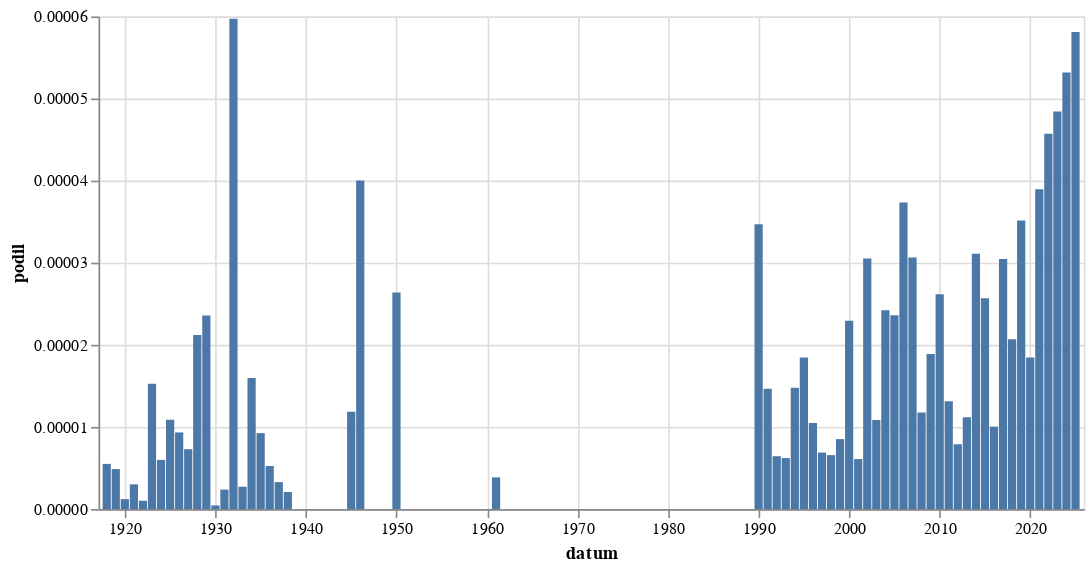

This figure's notebook cell:
### Code cell
graf('Zlín')

### Figure 1 — Vega-Lite specification as saved in the notebook (floating-point values rounded to 4 significant figures)
{"config": {"view": {"continuousWidth": 300, "continuousHeight": 300}}, "data": {"name": "data-2663985e22fa1b57ac16568ba594f31c"}, "mark": {"type": "bar"}, "encoding": {"x": {"field": "datum", "type": "temporal"}, "y": {"field": "podil", "type": "quantitative"}}, "width": 600, "$schema": "https://vega.github.io/schema/vega-lite/v5.8.0.json", "datasets": {"data-2663985e22fa1b57ac16568ba594f31c": [{"datum": "1918-01-01T00:00:00", "vyskytu": 1, "pocet_slov": 181841, "podil": 5.499e-06, "co": "Zlín"}, {"datum": "1919-01-01T00:00:00", "vyskytu": 8, "pocet_slov": 1646076, "podil": 4.86e-06, "co": "Zlín"}, {"datum": "1920-01-01T00:00:00", "vyskytu": 2, "pocet_slov": 1665864, "podil": 1.201e-06, "co": "Zlín"}, {"datum": "1921-01-01T00:00:00", "vyskytu": 6, "pocet_slov": 1996261, "podil": 3.006e-06, "co": "Zlín"}, {"datum": "1922-01-01T00:00:00", "vyskytu": 2, "pocet_slov": 1987446, "podil": 1.006e-06, "co": "Zlín"}, {"datum": "1923-01-01T00:00:00", "vyskytu": 19, "pocet_slov": 1245613, "podil": 1.525e-05, "co": "Zlín"}, {"datum": "1924-01-01T00:00:00", "vyskytu": 9, "pocet_slov": 1503579, "podil": 5.986e-06, "co": "Zlín"}, {"datum": "1925-01-01T00:00:00", "vyskytu": 12, "pocet_slov": 1104633, "podil": 1.086e-05, "co": "Zlín"}, {"datum": "1926-01-01T00:00:00", "vyskytu": 17, "pocet_slov": 1822295, "podil": 9.329e-06, "co": "Zlín"}, {"datum": "1927-01-01T00:00:00", "vyskytu": 14, "pocet_slov": 1920843, "podil": 7.288e-06, "co": "Zlín"}, {"datum": "1928-01-01T00:00:00", "vyskytu": 42, "pocet_slov": 1980279, "podil": 2.121e-05, "co": "Zlín"}, {"datum": "1929-01-01T00:00:00", "vyskytu": 23, "pocet_slov": 975329, "podil": 2.358e-05, "co": "Zlín"}, {"datum": "1930-01-01T00:00:00", "vyskytu": 1, "pocet_slov": 2300193, "podil": 4.347e-07, "co": "Zlín"}, {"datum": "1931-01-01T00:00:00", "vyskytu": 4, "pocet_slov": 1690442, "podil": 2.366e-06, "co": "Zlín"}, {"datum": "1932-01-01T00:00:00", "vyskytu": 75, "pocet_slov": 1256053, "podil": 5.971e-05, "co": "Zlín"}, {"datum": "1933-01-01T00:00:00", "vyskytu": 4, "pocet_slov": 1472102, "podil": 2.717e-06, "co": "Zlín"}, {"datum": "1934-01-01T00:00:00", "vyskytu": 16, "pocet_slov": 1003524, "podil": 1.594e-05, "co": "Zlín"}, {"datum": "1935-01-01T00:00:00", "vyskytu": 8, "pocet_slov": 865825, "podil": 9.24e-06, "co": "Zlín"}, {"datum": "1936-01-01T00:00:00", "vyskytu": 6, "pocet_slov": 1144561, "podil": 5.242e-06, "co": "Zlín"}, {"datum": "1937-01-01T00:00:00", "vyskytu": 3, "pocet_slov": 914355, "podil": 3.281e-06, "co": "Zlín"}, {"datum": "1938-01-01T00:00:00", "vyskytu": 1, "pocet_slov": 483904, "podil": 2.067e-06, "co": "Zlín"}, {"datum": "1945-01-01T00:00:00", "vyskytu": 2, "pocet_slov": 168861, "podil": 1.184e-05, "co": "Zlín"}, {"datum": "1946-01-01T00:00:00", "vyskytu": 30, "pocet_slov": 749998, "podil": 4e-05, "co": "Zlín"}, {"datum": "1948-01-01T00:00:00", "vyskytu": 0, "pocet_slov": 345262, "podil": 0.0, "co": "Zlín"}, {"datum": "1949-01-01T00:00:00", "vyskytu": 0, "pocet_slov": 424626, "podil": 0.0, "co": "Zlín"}, {"datum": "1950-01-01T00:00:00", "vyskytu": 7, "pocet_slov": 265408, "podil": 2.637e-05, "co": "Zlín"}, {"datum": "1951-01-01T00:00:00", "vyskytu": 0, "pocet_slov": 279976, "podil": 0.0, "co": "Zlín"}, {"datum": "1952-01-01T00:00:00", "vyskytu": 0, "pocet_slov": 249015, "podil": 0.0, "co": "Zlín"}, {"datum": "1953-01-01T00:00:00", "vyskytu": 0, "pocet_slov": 167374, "podil": 0.0, "co": "Zlín"}, {"datum": "1954-01-01T00:00:00", "vyskytu": 0, "pocet_slov": 161902, "podil": 0.0, "co": "Zlín"}, {"datum": "1955-01-01T00:00:00", "vyskytu": 0, "pocet_slov": 111502, "podil": 0.0, "co": "Zlín"}, {"datum": "1956-01-01T00:00:00", "vyskytu": 0, "pocet_slov": 208887, "podil": 0.0, "co": "Zlín"}, {"datum": "1957-01-01T00:00:00", "vyskytu": 0, "pocet_slov": 182133, "podil": 0.0, "co": "Zlín"}, {"datum": "1958-01-01T00:00:00", "vyskytu": 0, "pocet_slov": 205527, "podil": 0.0, "co": "Zlín"}, {"datum": "1959-01-01T00:00:00", "vyskytu": 0, "pocet_slov": 195966, "podil": 0.0, "co": "Zlín"}, {"datum": "1960-01-01T00:00:00", "vyskytu": 0, "pocet_slov": 252871, "podil": 0.0, "co": "Zlín"}, {"datum": "1961-01-01T00:00:00", "vyskytu": 1, "pocet_slov": 259632, "podil": 3.852e-06, "co": "Zlín"}, {"datum": "1962-01-01T00:00:00", "vyskytu": 0, "pocet_slov": 122929, "podil": 0.0, "co": "Zlín"}, {"datum": "1963-01-01T00:00:00", "vyskytu": 0, "pocet_slov": 182036, "podil": 0.0, "co": "Zlín"}, {"datum": "1964-01-01T00:00:00", "vyskytu": 0, "pocet_slov": 370284, "podil": 0.0, "co": "Zlín"}, {"datum": "1965-01-01T00:00:00", "vyskytu": 0, "pocet_slov": 252559, "podil": 0.0, "co": "Zlín"}, {"datum": "1966-01-01T00:00:00", "vyskytu": 0, "pocet_slov": 295748, "podil": 0.0, "co": "Zlín"}, {"datum": "1967-01-01T00:00:00", "vyskytu": 0, "pocet_slov": 256157, "podil": 0.0, "co": "Zlín"}, {"datum": "1968-01-01T00:00:00", "vyskytu": 0, "pocet_slov": 671842, "podil": 0.0, "co": "Zlín"}, {"datum": "1969-01-01T00:00:00", "vyskytu": 0, "pocet_slov": 502926, "podil": 0.0, "co": "Zlín"}, {"datum": "1970-01-01T00:00:00", "vyskytu": 0, "pocet_slov": 385822, "podil": 0.0, "co": "Zlín"}, {"datum": "1971-01-01T00:00:00", "vyskytu": 0, "pocet_slov": 366079, "podil": 0.0, "co": "Zlín"}, {"datum": "1972-01-01T00:00:00", "vyskytu": 0, "pocet_slov": 291622, "podil": 0.0, "co": "Zlín"}, {"datum": "1973-01-01T00:00:00", "vyskytu": 0, "pocet_slov": 382346, "podil": 0.0, "co": "Zlín"}, {"datum": "1974-01-01T00:00:00", "vyskytu": 0, "pocet_slov": 371929, "podil": 0.0, "co": "Zlín"}, {"datum": "1975-01-01T00:00:00", "vyskytu": 0, "pocet_slov": 433359, "podil": 0.0, "co": "Zlín"}, {"datum": "1976-01-01T00:00:00", "vyskytu": 0, "pocet_slov": 300509, "podil": 0.0, "co": "Zlín"}, {"datum": "1977-01-01T00:00:00", "vyskytu": 0, "pocet_slov": 356367, "podil": 0.0, "co": "Zlín"}, {"datum": "1978-01-01T00:00:00", "vyskytu": 0, "pocet_slov": 365346, "podil": 0.0, "co": "Zlín"}, {"datum": "1979-01-01T00:00:00", "vyskytu": 0, "pocet_slov": 321871, "podil": 0.0, "co": "Zlín"}, {"datum": "1980-01-01T00:00:00", "vyskytu": 0, "pocet_slov": 326025, "podil": 0.0, "co": "Zlín"}, {"datum": "1981-01-01T00:00:00", "vyskytu": 0, "pocet_slov": 146862, "podil": 0.0, "co": "Zlín"}, {"datum": "1982-01-01T00:00:00", "vyskytu": 0, "pocet_slov": 212488, "podil": 0.0, "co": "Zlín"}, {"datum": "1983-01-01T00:00:00", "vyskytu": 0, "pocet_slov": 253712, "podil": 0.0, "co": "Zlín"}, {"datum": "1984-01-01T00:00:00", "vyskytu": 0, "pocet_slov": 210749, "podil": 0.0, "co": "Zlín"}, {"datum": "1985-01-01T00:00:00", "vyskytu": 0, "pocet_slov": 178176, "podil": 0.0, "co": "Zlín"}, {"datum": "1986-01-01T00:00:00", "vyskytu": 0, "pocet_slov": 101395, "podil": 0.0, "co": "Zlín"}, {"datum": "1987-01-01T00:00:00", "vyskytu": 0, "pocet_slov": 170184, "podil": 0.0, "co": "Zlín"}, {"datum": "1988-01-01T00:00:00", "vyskytu": 0, "pocet_slov": 168579, "podil": 0.0, "co": "Zlín"}, {"datum": "1989-01-01T00:00:00", "vyskytu": 0, "pocet_slov": 279943, "podil": 0.0, "co": "Zlín"}, {"datum": "1990-01-01T00:00:00", "vyskytu": 30, "pocet_slov": 864724, "podil": 3.469e-05, "co": "Zlín"}, {"datum": "1991-01-01T00:00:00", "vyskytu": 21, "pocet_slov": 1433946, "podil": 1.464e-05, "co": "Zlín"}, {"datum": "1992-01-01T00:00:00", "vyskytu": 8, "pocet_slov": 1243403, "podil": 6.434e-06, "co": "Zlín"}, {"datum": "1993-01-01T00:00:00", "vyskytu": 7, "pocet_slov": 1127738, "podil": 6.207e-06, "co": "Zlín"}, {"datum": "1994-01-01T00:00:00", "vyskytu": 14, "pocet_slov": 948442, "podil": 1.476e-05, "co": "Zlín"}, {"datum": "1995-01-01T00:00:00", "vyskytu": 21, "pocet_slov": 1138706, "podil": 1.844e-05, "co": "Zlín"}, {"datum": "1996-01-01T00:00:00", "vyskytu": 13, "pocet_slov": 1241412, "podil": 1.047e-05, "co": "Zlín"}, {"datum": "1997-01-01T00:00:00", "vyskytu": 15, "pocet_slov": 2180302, "podil": 6.88e-06, "co": "Zlín"}, {"datum": "1998-01-01T00:00:00", "vyskytu": 10, "pocet_slov": 1523146, "podil": 6.565e-06, "co": "Zlín"}, {"datum": "1999-01-01T00:00:00", "vyskytu": 21, "pocet_slov": 2466687, "podil": 8.513e-06, "co": "Zlín"}, {"datum": "2000-01-01T00:00:00", "vyskytu": 57, "pocet_slov": 2486033, "podil": 2.293e-05, "co": "Zlín"}, {"datum": "2001-01-01T00:00:00", "vyskytu": 15, "pocet_slov": 2464089, "podil": 6.087e-06, "co": "Zlín"}, {"datum": "2002-01-01T00:00:00", "vyskytu": 59, "pocet_slov": 1933522, "podil": 3.051e-05, "co": "Zlín"}, {"datum": "2003-01-01T00:00:00", "vyskytu": 28, "pocet_slov": 2579919, "podil": 1.085e-05, "co": "Zlín"}, {"datum": "2004-01-01T00:00:00", "vyskytu": 57, "pocet_slov": 2353526, "podil": 2.422e-05, "co": "Zlín"}, {"datum": "2005-01-01T00:00:00", "vyskytu": 61, "pocet_slov": 2584657, "podil": 2.36e-05, "co": "Zlín"}, {"datum": "2006-01-01T00:00:00", "vyskytu": 58, "pocet_slov": 1553743, "podil": 3.733e-05, "co": "Zlín"}, {"datum": "2007-01-01T00:00:00", "vyskytu": 56, "pocet_slov": 1827981, "podil": 3.063e-05, "co": "Zlín"}, {"datum": "2008-01-01T00:00:00", "vyskytu": 21, "pocet_slov": 1787996, "podil": 1.174e-05, "co": "Zlín"}, {"datum": "2009-01-01T00:00:00", "vyskytu": 40, "pocet_slov": 2117438, "podil": 1.889e-05, "co": "Zlín"}, {"datum": "2010-01-01T00:00:00", "vyskytu": 45, "pocet_slov": 1719280, "podil": 2.617e-05, "co": "Zlín"}, {"datum": "2011-01-01T00:00:00", "vyskytu": 33, "pocet_slov": 2513768, "podil": 1.313e-05, "co": "Zlín"}, {"datum": "2012-01-01T00:00:00", "vyskytu": 17, "pocet_slov": 2154889, "podil": 7.889e-06, "co": "Zlín"}, {"datum": "2013-01-01T00:00:00", "vyskytu": 14, "pocet_slov": 1254044, "podil": 1.116e-05, "co": "Zlín"}, {"datum": "2014-01-01T00:00:00", "vyskytu": 87, "pocet_slov": 2798380, "podil": 3.109e-05, "co": "Zlín"}, {"datum": "2015-01-01T00:00:00", "vyskytu": 74, "pocet_slov": 2883872, "podil": 2.566e-05, "co": "Zlín"}, {"datum": "2016-01-01T00:00:00", "vyskytu": 31, "pocet_slov": 3089201, "podil": 1.003e-05, "co": "Zlín"}, {"datum": "2017-01-01T00:00:00", "vyskytu": 76, "pocet_slov": 2494601, "podil": 3.047e-05, "co": "Zlín"}, {"datum": "2018-01-01T00:00:00", "vyskytu": 61, "pocet_slov": 2950787, "podil": 2.067e-05, "co": "Zlín"}, {"datum": "2019-01-01T00:00:00", "vyskytu": 119, "pocet_slov": 3386383, "podil": 3.514e-05, "co": "Zlín"}, {"datum": "2020-01-01T00:00:00", "vyskytu": 67, "pocet_slov": 3628531, "podil": 1.846e-05, "co": "Zlín"}, {"datum": "2021-01-01T00:00:00", "vyskytu": 118, "pocet_slov": 3029217, "podil": 3.895e-05, "co": "Zlín"}, {"datum": "2022-01-01T00:00:00", "vyskytu": 190, "pocet_slov": 4157177, "podil": 4.57e-05, "co": "Zlín"}, {"datum": "2023-01-01T00:00:00", "vyskytu": 220, "pocet_slov": 4543956, "podil": 4.842e-05, "co": "Zlín"}, {"datum": "2024-01-01T00:00:00", "vyskytu": 238, "pocet_slov": 4476719, "podil": 5.316e-05, "co": "Zlín"}, {"datum": "2025-01-01T00:00:00", "vyskytu": 132, "pocet_slov": 2271267, "podil": 5.812e-05, "co": "Zlín"}]}}
